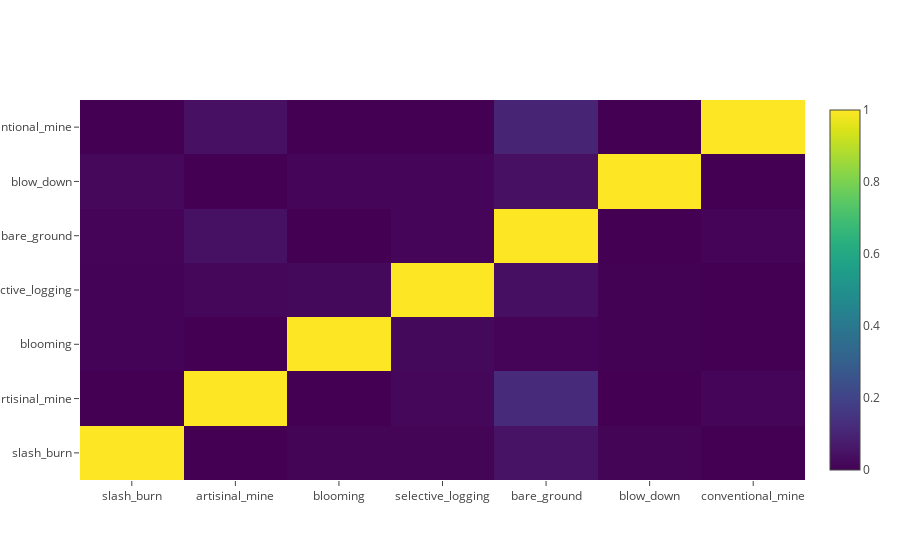

This figure's notebook cell:
### Code cell
rare_labels = [label for label in labels_list if labels_df[labels_list].sum()[label] < 2000]
make_coocurence_matrix(rare_labels)

### Figure 1 — Plotly figure (JSON) as saved in the notebook; plotly's stock layout.template omitted (floating-point values rounded to 4 significant figures)
{"data": [{"colorscale": "Viridis", "type": "heatmap", "x": ["slash_burn", "artisinal_mine", "blooming", "selective_logging", "bare_ground", "blow_down", "conventional_mine"], "y": ["slash_burn", "artisinal_mine", "blooming", "selective_logging", "bare_ground", "blow_down", "conventional_mine"], "z": [[1, 0, 0.009569, 0.009569, 0.04785, 0.009569, 0], [0, 1, 0, 0.0177, 0.118, 0, 0.0118], [0.006024, 0, 1, 0.02108, 0.009036, 0.003012, 0], [0.005882, 0.01765, 0.02059, 1, 0.03824, 0.002941, 0], [0.008178, 0.04322, 0, 0.01168, 1.0, 0.001168, 0.008178], [0.02041, 0, 0.0102, 0.0102, 0.04082, 1.0, 0], [0, 0.04, 0, 0, 0.1, 0, 1]]}], "layout": {}}
